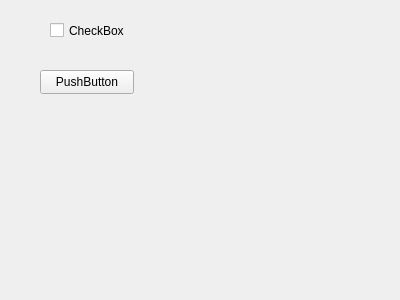
<?xml version="1.0" encoding="UTF-8"?>
<ui version="4.0">
 <class>DebugClass</class>
 <widget class="QWidget" name="DebugClass">
  <property name="geometry">
   <rect>
    <x>0</x>
    <y>0</y>
    <width>400</width>
    <height>300</height>
   </rect>
  </property>
  <property name="windowTitle">
   <string>DebugClass</string>
  </property>
  <widget class="QCheckBox" name="checkBox">
   <property name="geometry">
    <rect>
     <x>50</x>
     <y>20</y>
     <width>82</width>
     <height>21</height>
    </rect>
   </property>
   <property name="text">
    <string>CheckBox</string>
   </property>
  </widget>
  <widget class="QPushButton" name="pushButton">
   <property name="geometry">
    <rect>
     <x>40</x>
     <y>70</y>
     <width>94</width>
     <height>24</height>
    </rect>
   </property>
   <property name="text">
    <string>PushButton</string>
   </property>
  </widget>
 </widget>
 <resources/>
 <connections/>
</ui>
